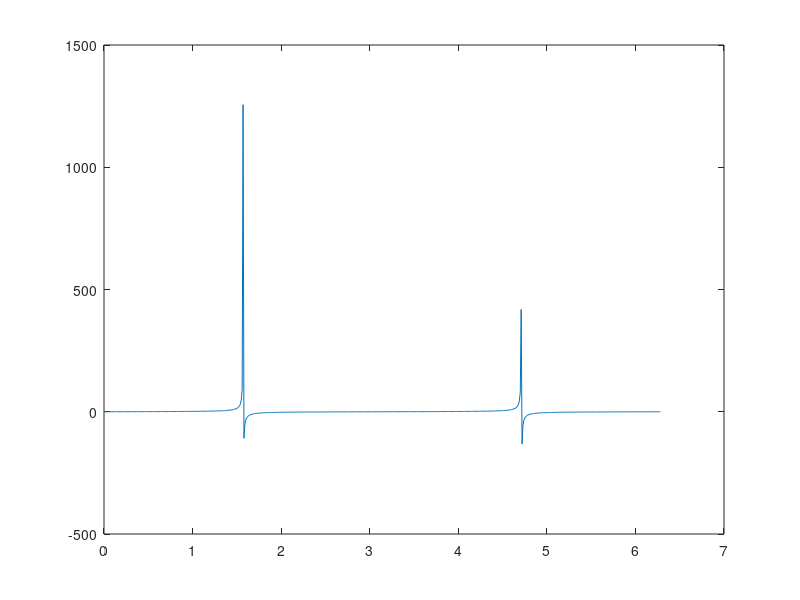

This chart was generated by the following MATLAB code:
%Definimos la variable x para el intervalo de la grafica
x=0:0.01:2*pi;
%Definimos la variable y para la funcion seno
y=tan(x);
%Llamamos la instruccion para la grafica
plot(x,y)
%HECTOR FABIAN LOBOS
%201700454
